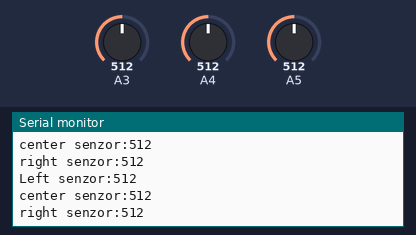
This sketch was run on a simulated Arduino Uno, built with avr-gcc and run on an emulated ATmega328P. Parts: the last lines printed to the serial monitor. The test bench sets the inputs (shaded band); at power-on: A3 = 512, A4 = 512, A5 = 512.

Above: at 1.8 s.
1.9 s: A3 set to 716
At 2.8 s:
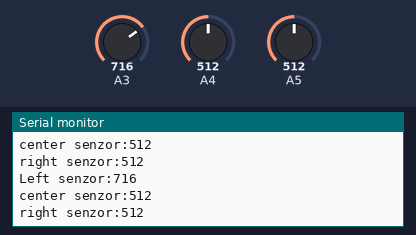
3.4 s: A4 set to 716
At 4.7 s:
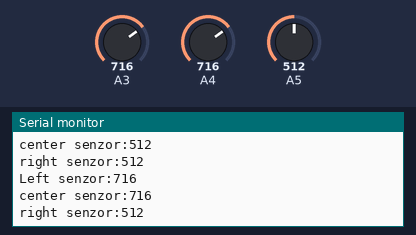
4.9 s: A5 set to 716
At 5.8 s:
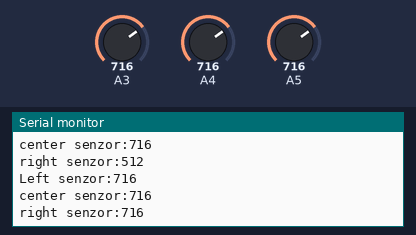
6.4 s: A3 set to 900
At 7.7 s:
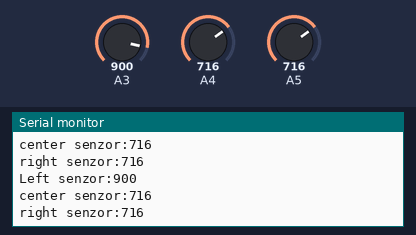
7.9 s: A4 set to 900
At 8.8 s:
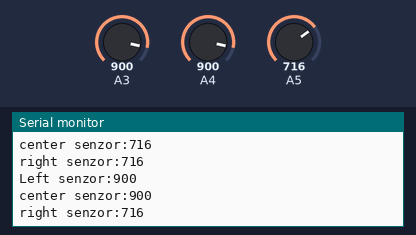
9.4 s: A5 set to 900
At 10.4 s:
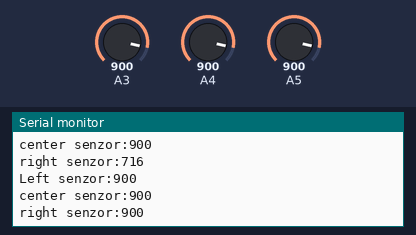
Timing chart, 0 to 11.9 s (numbered marks = the images above; inputs shaded):
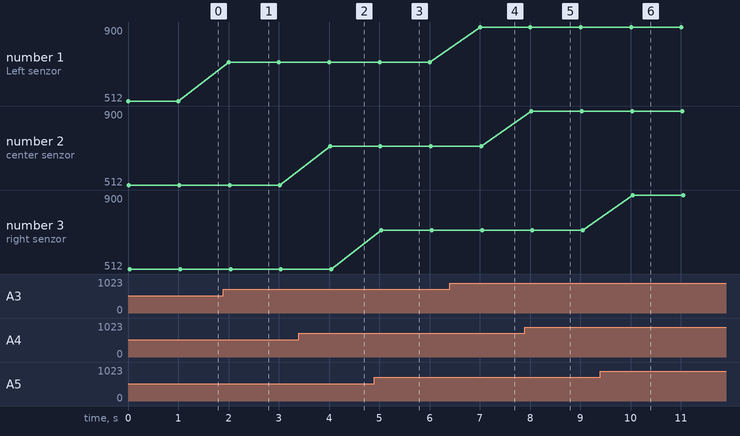

The sketch:

IR_3_2.0.ino
```cpp
void setup() {
  // put your setup code here, to run once:
pinMode(A3,INPUT);
pinMode(A4,INPUT);
pinMode(A5,INPUT);

Serial.begin(9600);
}

void loop() {
  // put your main code here, to run repeatedly:

Serial.print("Left senzor:");
Serial.println(analogRead(A3));
Serial.print("center senzor:");
Serial.println(analogRead(A4));
Serial.print("right senzor:");
Serial.println(analogRead(A5));
delay(1000);


}
```

Measured:
- after the input at 1.9 s, the serial monitor: prints a new line after 0.10 s (image 1)
- after the input at 3.4 s, the serial monitor: prints a new line after 0.62 s (image 2)
- after the input at 4.9 s, the serial monitor: prints a new line after 0.14 s (image 3)
- after the input at 6.4 s, the serial monitor: prints a new line after 0.61 s (image 4)
- after the input at 7.9 s, the serial monitor: prints a new line after 0.13 s (image 5)
- after the input at 9.4 s, the serial monitor: prints a new line after 0.65 s (image 6)
- plotted number 1: 512 → 716 after the input at 1.9 s, 716 → 900 after the input at 6.4 s
